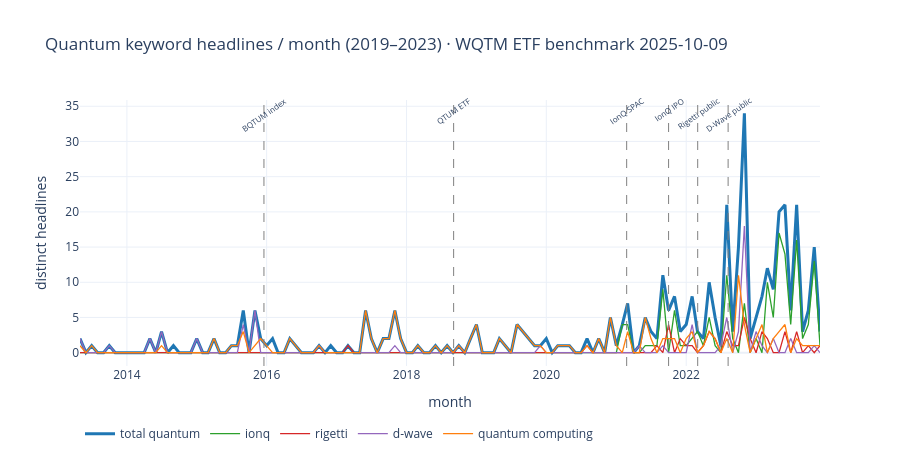

Here is the notebook cell this chart was saved with:
### Code cell
# --- time-series chart ---
fig = go.Figure()
fig.add_trace(go.Scatter(x=ts.index, y=ts["total"], name="total quantum", line=dict(width=3, color="#1f77b4")))
for name, col in [("ionq","#2ca02c"),("rigetti","#d62728"),("d-wave","#9467bd"),("quantum computing","#ff7f0e")]:
    fig.add_trace(go.Scatter(x=ts.index, y=ts[name], name=name, line=dict(width=1.3, color=col)))
for label, d in MILESTONES:
    x = pd.Timestamp(d)
    fig.add_shape(type="line", x0=x, x1=x, y0=0, y1=1, yref="paper", line=dict(dash="dash", color="gray", width=1))
    fig.add_annotation(x=x, y=1.0, yref="paper", text=label, textangle=-35, showarrow=False, font=dict(size=8), yshift=8)
fig.update_layout(title=f"Quantum keyword headlines / month (2019–2023) · WQTM ETF benchmark {WQTM.date()}",
                  xaxis_title="month", yaxis_title="distinct headlines", template="plotly_white", height=460,
                  legend=dict(orientation="h", y=-0.2))
out = OUTPUT_DIR/"quantum_keyword_timeline.html"; fig.write_html(out)
print("saved chart ->", out.name)
fig.show()
